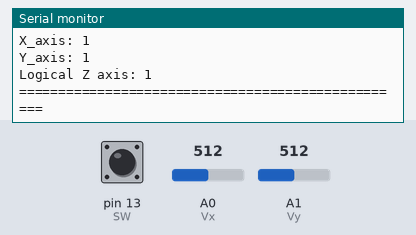
Bench run of a sketch on a simulated Arduino Uno, built with avr-gcc and run on an emulated ATmega328P. Shown: the last lines printed to the serial monitor. The test bench sets the inputs (shaded band); at power-on: A0 (Vx) = 512, A1 (Vy) = 512, pin 13 (SW) HIGH.

Above: at 1.2 s.
1.3 s: A0 (Vx) set to 716
At 1.37 s:
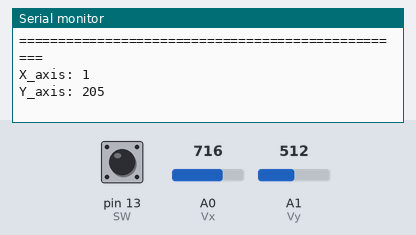
2.8 s: A1 (Vy) set to 716
At 3.8 s:
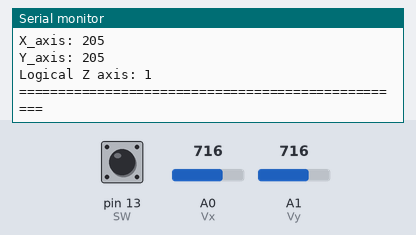
4.3 s: pin 13 (SW) pulled LOW for 0.15 s
At 4.54 s:
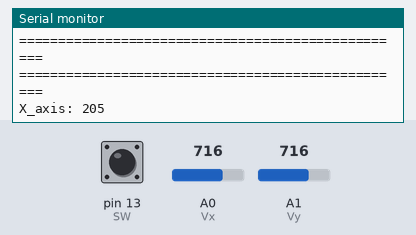
5.9 s: A0 (Vx) set to 900
At 7.1 s:
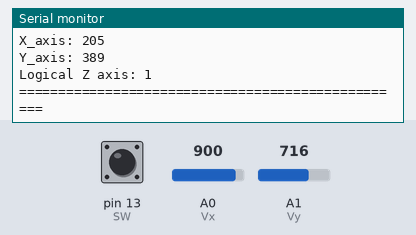
7.4 s: A1 (Vy) set to 900
At 7.47 s:
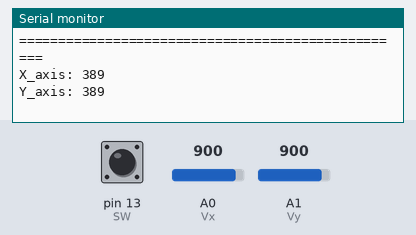
Timing chart, 0 to 9.9 s (numbered marks = the images above; inputs shaded):
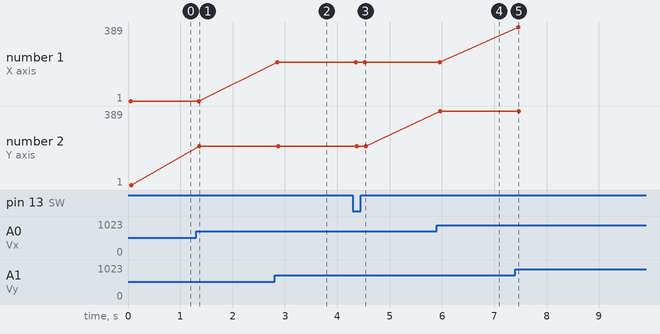

Measured:
- after the input at 1.3 s, the serial monitor: prints a new line after 0.07 s (image 1)
- after the input at 2.8 s, the serial monitor: prints a new line after 0.05 s (image 2)
- after the input at 4.3 s, the serial monitor: prints a new line after 0.10 s (image 3)
- after the input at 5.9 s, the serial monitor: prints a new line after 0.07 s (image 4)
- after the input at 7.4 s, the serial monitor: prints a new line after 0.05 s (image 5)
- plotted number 2: 1 → 205 after the input at 1.3 s, 205 → 389 after the input at 5.9 s

The sketch:

10_project_joystick_angle_serial_monitor_uno.ino
```cpp
const int Vx = A0; // Y-Axis
const int Vy = A1; // X-Axis
const int SW = 13; // My Joystick swapped the X-axis and Y-axis interpretations with the confusion between VRx and VRy, and that is a Hardware manufacturing mistake.

int prev_X_axis = 0;
int prev_Y_axis  = 0;
int prev_logical_Z_axis = 0;

void setup()
{
  pinMode(SW, INPUT_PULLUP);
  Serial.begin(9600);

}

void loop()
{
  int X_axis = analogRead(Vy);
  int Y_axis = analogRead(Vx);
  int Logical_Z_axis = digitalRead(SW);

  int Mapped_X_axis = map(X_axis, 0, 1023, -511, 512);
  int Mapped_Y_axis = map(Y_axis, 0, 1023, -511, 512);

  if(abs(prev_X_axis - X_axis) > 10 || prev_logical_Z_axis != Logical_Z_axis || abs(prev_Y_axis - Y_axis) > 10)
  {

    Serial.println("==================================================");
    Serial.print("X_axis: ");Serial.print(Mapped_X_axis);Serial.println("");
    delay(50);

    Serial.print("Y_axis: ");Serial.print(Mapped_Y_axis);Serial.println("");
    delay(50);

    Serial.print("Logical Z axis: ");Serial.print(Logical_Z_axis);Serial.println("");
    Serial.println("==================================================");
    delay(50);
  }

  prev_logical_Z_axis = Logical_Z_axis;
  prev_X_axis = X_axis;
  prev_Y_axis = Y_axis;

}
```
